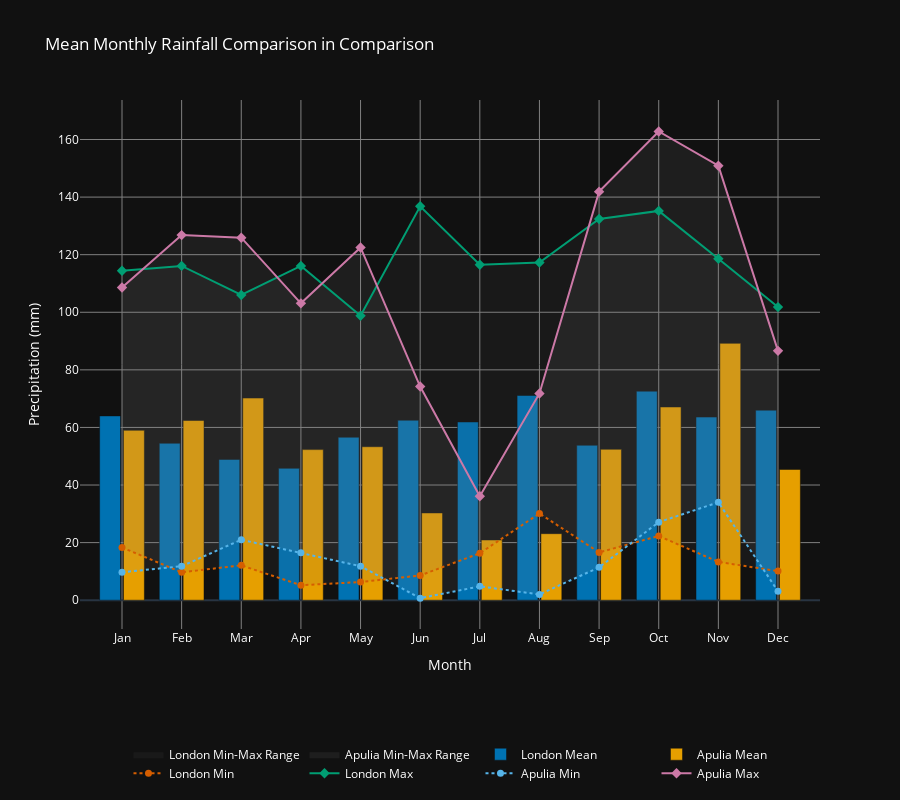

This figure's notebook cell:
### Code cell
plot_monthly_aggregate_overlaid(london_monthly_aggregate, apulia_monthly_aggregate,
                                   label1='London',
                                   label2='Apulia',
                                   feature_label='Mean',
                                   bar_width=0.35,
                                   location='Comparison',
                                   fig_width=900,
                                   fig_height=800,
                                   dark_mode=True)

### Figure 1 — Plotly figure (JSON) as saved in the notebook; plotly's stock layout.template omitted (floating-point values rounded to 4 significant figures)
{"data": [{"fill": "toself", "fillcolor": "rgba(100, 100, 100, 0.1)", "hoverinfo": "skip", "line": {"color": "rgba(0,0,0,0)"}, "name": "London Min-Max Range", "showlegend": true, "type": "scatter", "x": ["Jan", "Feb", "Mar", "Apr", "May", "Jun", "Jul", "Aug", "Sep", "Oct", "Nov", "Dec", "Dec", "Nov", "Oct", "Sep", "Aug", "Jul", "Jun", "May", "Apr", "Mar", "Feb", "Jan"], "y": [114.4, 116.1, 106, 116.1, 98.8, 136.8, 116.5, 117.3, 132.4, 135.2, 118.6, 101.8, 10.1, 13.3, 22.3, 16.6, 30.1, 16.3, 8.6, 6.3, 5.2, 12.1, 9.7, 18.3]}, {"fill": "toself", "fillcolor": "rgba(150, 150, 150, 0.1)", "hoverinfo": "skip", "line": {"color": "rgba(0,0,0,0)"}, "name": "Apulia Min-Max Range", "showlegend": true, "type": "scatter", "x": ["Jan", "Feb", "Mar", "Apr", "May", "Jun", "Jul", "Aug", "Sep", "Oct", "Nov", "Dec", "Dec", "Nov", "Oct", "Sep", "Aug", "Jul", "Jun", "May", "Apr", "Mar", "Feb", "Jan"], "y": [108.6, 126.8, 125.9, 103.1, 122.5, 74.2, 36.1, 71.8, 141.9, 162.8, 150.9, 86.6, 3.1, 34, 27.1, 11.4, 2, 4.8, 0.7, 11.8, 16.5, 21, 11.8, 9.7]}, {"hovertemplate": "London Mean: %{y:.1f}<extra></extra>", "marker": {"color": "#0072B2"}, "name": "London Mean", "offsetgroup": "0", "type": "bar", "width": 0.35, "x": ["Jan", "Feb", "Mar", "Apr", "May", "Jun", "Jul", "Aug", "Sep", "Oct", "Nov", "Dec"], "y": [64, 54.5, 48.9, 45.8, 56.6, 62.5, 61.9, 71.1, 53.8, 72.6, 63.6, 66]}, {"hovertemplate": "Apulia Mean: %{y:.1f}<extra></extra>", "marker": {"color": "#E69F00"}, "name": "Apulia Mean", "offsetgroup": "1", "type": "bar", "width": 0.35, "x": ["Jan", "Feb", "Mar", "Apr", "May", "Jun", "Jul", "Aug", "Sep", "Oct", "Nov", "Dec"], "y": [59, 62.4, 70.2, 52.3, 53.3, 30.3, 20.9, 23.1, 52.4, 67.1, 89.2, 45.4]}, {"hovertemplate": "London Min: %{y:.1f}<extra></extra>", "line": {"color": "#D55E00", "dash": "dot", "width": 2}, "marker": {"color": "#D55E00", "size": 7, "symbol": "circle"}, "mode": "lines+markers", "name": "London Min", "type": "scatter", "x": ["Jan", "Feb", "Mar", "Apr", "May", "Jun", "Jul", "Aug", "Sep", "Oct", "Nov", "Dec"], "y": [18.3, 9.7, 12.1, 5.2, 6.3, 8.6, 16.3, 30.1, 16.6, 22.3, 13.3, 10.1]}, {"hovertemplate": "London Max: %{y:.1f}<extra></extra>", "line": {"color": "#009E73", "width": 2}, "marker": {"color": "#009E73", "size": 8, "symbol": "diamond"}, "mode": "lines+markers", "name": "London Max", "type": "scatter", "x": ["Jan", "Feb", "Mar", "Apr", "May", "Jun", "Jul", "Aug", "Sep", "Oct", "Nov", "Dec"], "y": [114.4, 116.1, 106, 116.1, 98.8, 136.8, 116.5, 117.3, 132.4, 135.2, 118.6, 101.8]}, {"hovertemplate": "Apulia Min: %{y:.1f}<extra></extra>", "line": {"color": "#56B4E9", "dash": "dot", "width": 2}, "marker": {"color": "#56B4E9", "size": 7, "symbol": "circle"}, "mode": "lines+markers", "name": "Apulia Min", "type": "scatter", "x": ["Jan", "Feb", "Mar", "Apr", "May", "Jun", "Jul", "Aug", "Sep", "Oct", "Nov", "Dec"], "y": [9.7, 11.8, 21, 16.5, 11.8, 0.7, 4.8, 2, 11.4, 27.1, 34, 3.1]}, {"hovertemplate": "Apulia Max: %{y:.1f}<extra></extra>", "line": {"color": "#CC79A7", "width": 2}, "marker": {"color": "#CC79A7", "size": 8, "symbol": "diamond"}, "mode": "lines+markers", "name": "Apulia Max", "type": "scatter", "x": ["Jan", "Feb", "Mar", "Apr", "May", "Jun", "Jul", "Aug", "Sep", "Oct", "Nov", "Dec"], "y": [108.6, 126.8, 125.9, 103.1, 122.5, 74.2, 36.1, 71.8, 141.9, 162.8, 150.9, 86.6]}], "layout": {"barmode": "group", "font": {"color": "white"}, "height": 800, "hovermode": "x unified", "legend": {"bgcolor": "rgba(0,0,0,0)", "orientation": "h", "x": 0.5, "xanchor": "center", "y": -0.3, "yanchor": "bottom"}, "title": {"text": "Mean Monthly Rainfall Comparison in Comparison"}, "width": 900, "xaxis": {"gridcolor": "gray", "showgrid": true, "title": {"text": "Month"}}, "yaxis": {"gridcolor": "gray", "showgrid": true, "title": {"text": "Precipitation (mm)"}}}}
